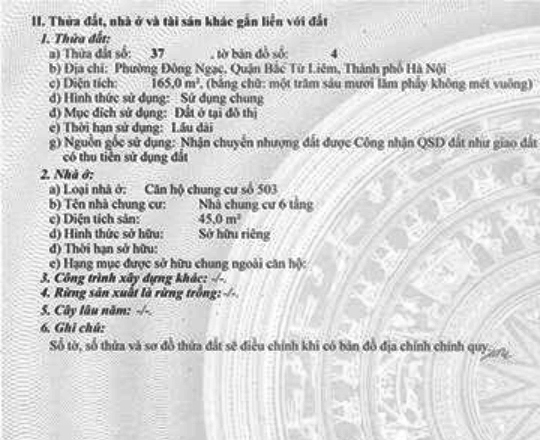
#> input picture dataset/processed_real/text/anonymized_real_002.png, 540 x 440 px
$ python -i tuan4_pipeline.py   (imports and definitions only)
#> lines starting #> are read from the running program, lines starting #| are printed output that depends on the picture; after the words box and inside, x2 and y2 are one past the last pixel; in counts of white or black regions, pixels touching at a corner belong together
#> further down, picture is the input picture: shape (440, 540, 3); min 37, max 255, mean 214.4
import csv
import os
import re
import shutil
import unicodedata
from pathlib import Path
import cv2
import numpy as np
from skimage.feature import local_binary_pattern
from skimage.morphology import skeletonize
os.environ['PADDLE_PDX_ENABLE_MKLDNN_BYDEFAULT'] = 'False'
from paddleocr import PaddleOCR
REAL_DIAGRAM_DIR = Path('dataset/processed_real/diagram')
FAKE_DIAGRAM_DIR = Path('dataset/processed_tampered/diagram_tamper/diagram')
REAL_TEXT_DIR = Path('dataset/processed_real/text')
FAKE_TEXT_DIR = Path('dataset/processed_tampered/text_tamper/text')
REAL_SEAL_DIR = Path('dataset/processed_real/seal')
FAKE_SEAL_DIR = Path('dataset/processed_tampered/seal_tamper/seal')
OUT_DIR = Path('dataset/tuan4_results')
GEOMETRY_OUT = OUT_DIR / 'geometry'
OCR_OUT = OUT_DIR / 'ocr'
SEAL_OUT = OUT_DIR / 'seal'
GEOMETRY_CSV = OUT_DIR / 'geometry_metrics.csv'
OCR_CSV = OUT_DIR / 'ocr_fields.csv'
SEAL_CSV = OUT_DIR / 'seal_metrics.csv'
SUMMARY_CSV = OUT_DIR / 'pipeline_summary.csv'
CLEAR_OLD_OUTPUT = True
MAX_GEOMETRY_PAIRS = 10
MAX_OCR_IMAGES = 10
MAX_OCR_PAIRS = 10
MAX_SEAL_PAIRS = 10
VALID_EXTS = {'.jpg', '.jpeg', '.png', '.webp', '.bmp', '.tif', '.tiff'}
SHORT_LINE_MAX = 50
LONG_LINE_MIN = 100
TOP_HOUGH_LINES = 12
MAX_CORNERS = 20
LBP_RADIUS = 1
LBP_POINTS = 8 * LBP_RADIUS
GEOMETRY_WARNING_THR = 0.1
SEAL_WARNING_THR = 0.03
OCR_MIN_SCORE = 0.35

def doc_anh(path):
    data = np.fromfile(str(path), dtype=np.uint8)
    return cv2.imdecode(data, cv2.IMREAD_COLOR)

# [16 lines left out: functions luu_anh, lay_ds_anh, not called in this run]

def lay_source_index(path):
    match = re.search('(\\d+)$', Path(path).stem)
    return int(match.group(1)) if match else None

# [7 lines left out: function tao_map_theo_index, not called in this run]

def gioi_han(items, max_items):
    return items if max_items is None else items[:max_items]

# [56 lines left out: functions tao_output, dat_nhan, resize_cung_chieu_cao, tach_hinh_hoc, line_info, phan_tich_net and 1 more, not called in this run]

def goc_chenh_lech(a1, a2):
    diff = abs(a1 - a2) % 180
    return min(diff, 180 - diff)

def gan_diem(points, point, min_dist=15):
    return any((np.hypot(point[0] - p[0], point[1] - p[1]) < min_dist for p in points))

# [68 lines left out: functions tim_goc_ung_vien, ve_geometry, geometry_change_score, chay_geometry, not called in this run]

def khoi_tao_ocr():
    return PaddleOCR(lang='vi', device='cpu', enable_mkldnn=False, use_doc_orientation_classify=False, use_doc_unwarping=False, use_textline_orientation=False)

# [26 lines left out: functions parse_paddle_text, chay_ocr_crop, not called in this run]

def tim_dong_text(img):
    gray = cv2.cvtColor(img, cv2.COLOR_BGR2GRAY) if len(img.shape) == 3 else img.copy()
    _, binary = cv2.threshold(gray, 0, 255, cv2.THRESH_BINARY_INV | cv2.THRESH_OTSU)
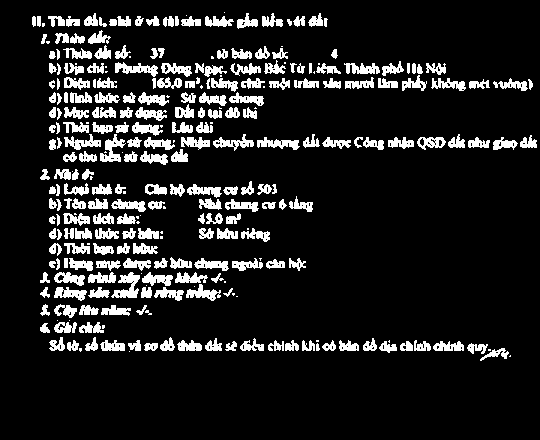
#> binary: shape (440, 540); 12.7% white; 294 white regions (54 under 20 px), largest, box (x1, y1, x2, y2) and area: (111, 272, 140, 298) 374, (100, 134, 126, 162) 328, (115, 62, 158, 77) 316
    kernel = cv2.getStructuringElement(cv2.MORPH_RECT, (25, 3))
    dilated = cv2.dilate(binary, kernel, iterations=1)
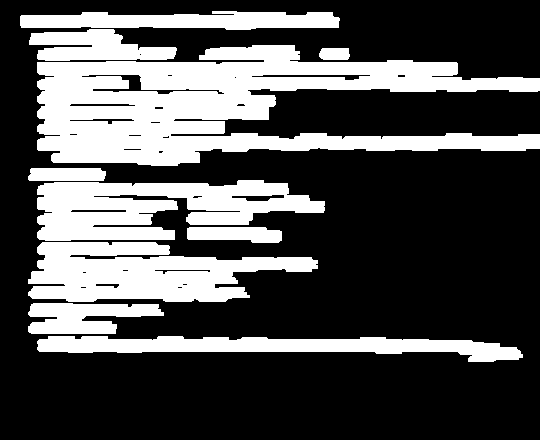
#> dilated: shape (440, 540); 31.5% white; 10 white regions
    contours, _ = cv2.findContours(dilated, cv2.RETR_EXTERNAL, cv2.CHAIN_APPROX_SIMPLE)
#> contours = 10 contours; largest, box (x1, y1, x2, y2) and area: (37, 45, 540, 166) 32060, (28, 242, 318, 302) 10960, (37, 180, 325, 241) 10878, (37, 336, 523, 362) 6444, (20, 11, 340, 30) 4220
    h_img, w_img = gray.shape[:2]
#> h_img = 440; w_img = 540
    boxes = []
    for contour in contours:
        x, y, w, h = cv2.boundingRect(contour)
        if w < 40 or h < 8:
            continue
        if w * h < 250:
            continue
        if h > h_img * 0.2:
            continue
        x1 = max(0, x - 4)
        y1 = max(0, y - 3)
        x2 = min(w_img, x + w + 4)
        y2 = min(h_img, y + h + 3)
        boxes.append((x1, y1, x2 - x1, y2 - y1))
#> this loop made 10 passes
#> (x, y, w, h, x1, y1, x2, y2) on passes 1, 2, 3, 4, 5, 6, 9, 10: (37, 336, 486, 26, 33, 333, 527, 365), (28, 303, 136, 31, 24, 300, 168, 337), (28, 242, 290, 60, 24, 239, 322, 305), (187, 227, 95, 16, 183, 224, 286, 246), (37, 180, 288, 61, 33, 177, 329, 244), (28, 168, 78, 13, 24, 165, 110, 184), (29, 29, 148, 32, 25, 26, 181, 64), (20, 11, 320, 19, 16, 8, 344, 33)
#> (x, y, w, h) on passes 7 to 8: (319, 48, 31, 12), (37, 45, 503, 121)
#> after the loop, boxes = [(33, 333, 494, 32), (24, 300, 144, 37), (24, 239, 298, 66), (183, 224, 103, 22), (33, 177, 296, 67), (24, 165, 86, 19), (25, 26, 156, 38), (16, 8, 328, 25)]
    boxes.sort(key=lambda b: (b[1], b[0]))
    return (boxes, dilated)

# [30 lines left out: functions ocr_theo_dong, bo_dau, lay_regex, not called in this run]

def trich_xuat_truong(lines):
    lines_norm = [bo_dau(line) for line in lines]
    return {'so_thua': lay_regex(lines_norm, '(?:thua dat so|so thua)\\s*[:\\-]?\\s*([0-9a-z./-]+)'), 'to_ban_do': lay_regex(lines_norm, 'to ban do(?: so)?\\s*[:\\-]?\\s*([0-9a-z./-]+)'), 'dien_tich': lay_regex(lines_norm, 'dien tich\\s*[:\\-]?\\s*([0-9]+(?:[.,][0-9]+)?)'), 'hinh_thuc_su_dung': lay_regex(lines_norm, 'hinh thuc su dung\\s*[:\\-]?\\s*(.+)'), 'thoi_han_su_dung': lay_regex(lines_norm, 'thoi han su dung\\s*[:\\-]?\\s*(.+)'), 'ten_chu_so_huu': lay_regex(lines_norm, '(?:ho va ten|nguoi su dung dat)\\s*[:\\-]?\\s*(.+)')}

# [80 lines left out: functions ve_ocr_boxes, fields_khac_nhau, chay_ocr_pipeline, tao_red_mask, tim_seal_box, tinh_lbp_hist, not called in this run]

def lbp_distance(hist1, hist2):
    return float(cv2.compareHist(hist1, hist2, cv2.HISTCMP_BHATTACHARYYA))

# [86 lines left out: functions ve_lbp_hist, chay_seal, ghi_csv, luu_ket_qua, main, not called in this run]
# [2 lines not run here, left out]

>>> import cv2
>>> picture = cv2.imread('../dataset/processed_real/text/anonymized_real_002.png')
>>> result = tim_dong_text(picture)

$ run again, on dataset/processed_real/text/anonymized_real_023.png
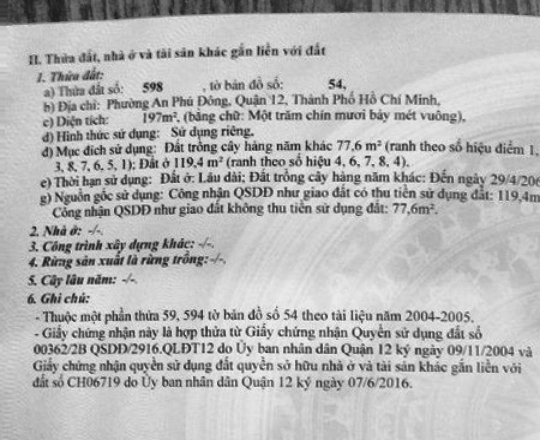
#> input picture dataset/processed_real/text/anonymized_real_023.png, 540 x 440 px
#> picture is the input picture: shape (440, 540, 3); min 23, max 242, mean 183.9
#> in tim_dong_text, `_, binary = cv2.threshold(gray, 0, 255, cv2.THRESH_BINARY_INV | cv2.TH..`:
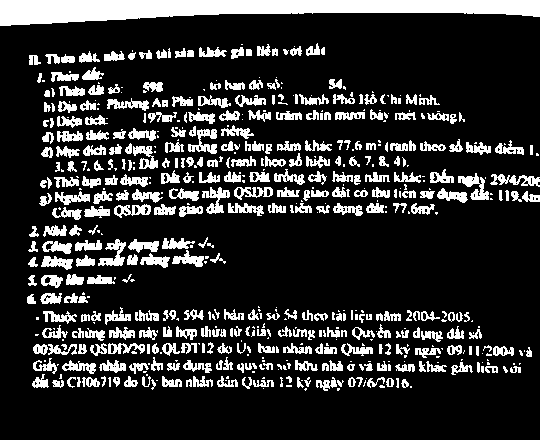
#> binary: shape (440, 540); 18.6% white; 582 white regions (219 under 20 px), largest, box (x1, y1, x2, y2) and area: (0, 0, 540, 26) 8815, (458, 173, 489, 200) 369, (188, 129, 217, 154) 344
#> in tim_dong_text, `dilated = cv2.dilate(binary, kernel, iterations=1)`:
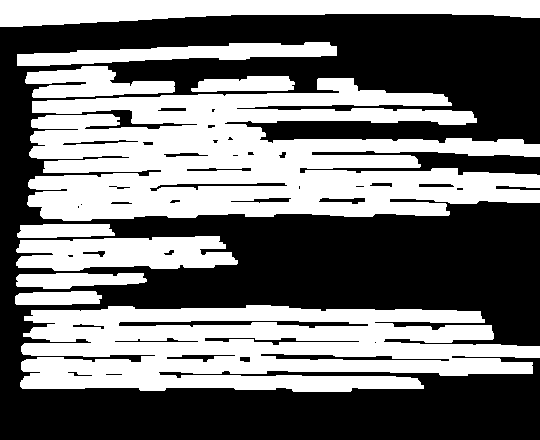
#> dilated: shape (440, 540); 45.6% white; 10 white regions
#> contours = 10 contours; largest, box (x1, y1, x2, y2) and area: (27, 78, 540, 221) 46653, (20, 305, 540, 392) 33998, (0, 0, 540, 27) 9012, (16, 236, 238, 271) 5783, (17, 42, 337, 66) 3832
#> the loop in tim_dong_text, `for contour in contours:` made 10 passes
#> (x, y, w, h, x1, y1, x2, y2) on passes 1, 2, 3, 4, 5, 7, 8, 9: (20, 305, 520, 87, 16, 302, 540, 395), (15, 291, 87, 14, 11, 288, 106, 308), (16, 273, 131, 16, 12, 270, 151, 292), (16, 236, 222, 35, 12, 233, 242, 274), (17, 224, 98, 14, 13, 221, 119, 241), (191, 76, 104, 16, 187, 73, 299, 95), (25, 66, 150, 32, 21, 63, 179, 101), (17, 42, 320, 24, 13, 39, 341, 69)
#> after the loop in tim_dong_text, `for contour in contours:`: boxes = [(16, 302, 524, 93), (11, 288, 95, 20), (12, 270, 139, 22), (12, 233, 230, 41), (13, 221, 106, 20), (187, 73, 112, 22), (21, 63, 158, 38), (13, 39, 328, 30), (0, 0, 540, 30)]

$ run again, on dataset/processed_real/text/anonymized_real_031.png
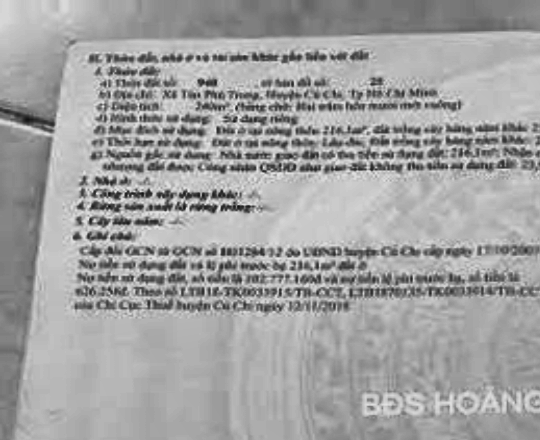
#> input picture dataset/processed_real/text/anonymized_real_031.png, 540 x 440 px
#> picture is the input picture: shape (440, 540, 3); min 12, max 231, mean 161.1
#> in tim_dong_text, `_, binary = cv2.threshold(gray, 0, 255, cv2.THRESH_BINARY_INV | cv2.TH..`:
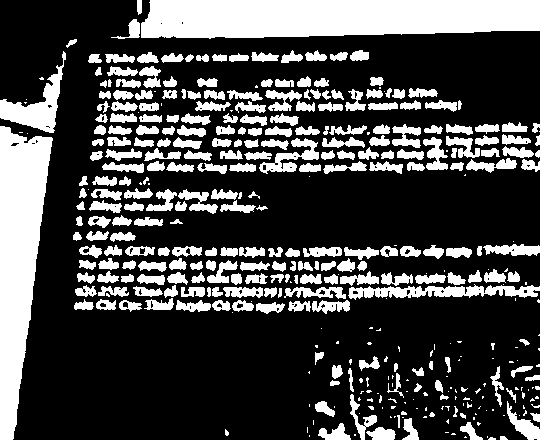
#> binary: shape (440, 540); 28% white; 400 white regions (133 under 20 px), largest, box (x1, y1, x2, y2) and area: (141, 0, 540, 39) 13890, (0, 126, 53, 440) 10160, (0, 51, 66, 133) 1734
#> in tim_dong_text, `dilated = cv2.dilate(binary, kernel, iterations=1)`:
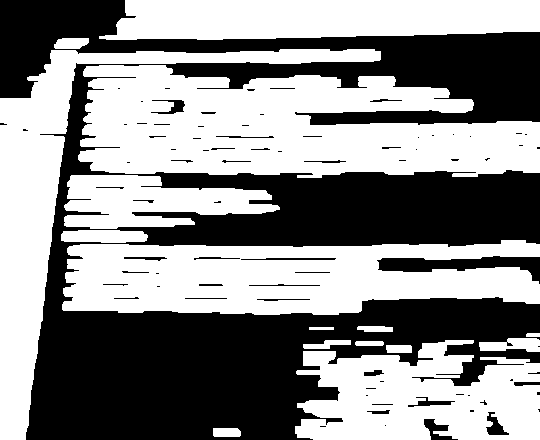
#> dilated: shape (440, 540); 54.7% white; 81 black regions (47 under 20 px)
#> contours = 16 contours; largest, box (x1, y1, x2, y2) and area: (78, 65, 540, 178) 37306, (62, 240, 540, 315) 27104, (0, 49, 381, 440) 20825, (295, 340, 540, 440) 17530, (99, 0, 540, 40) 14986
#> the loop in tim_dong_text, `for contour in contours:` made 16 passes
#> (x, y, w, h) on passes 1, 2, 3, 4, 7, 9, 13, 14: (213, 428, 28, 9), (386, 345, 26, 8), (355, 341, 29, 5), (295, 340, 245, 100), (526, 333, 14, 4), (357, 326, 36, 6), (78, 65, 462, 113), (0, 49, 381, 391)
#> after the loop in tim_dong_text, `for contour in contours:`: boxes = [(299, 337, 56, 15), (475, 335, 65, 20), (58, 237, 482, 81), (57, 227, 95, 19), (60, 172, 224, 60), (95, 0, 445, 43)]

$ run again, on dataset/processed_real/text/anonymized_real_033.png
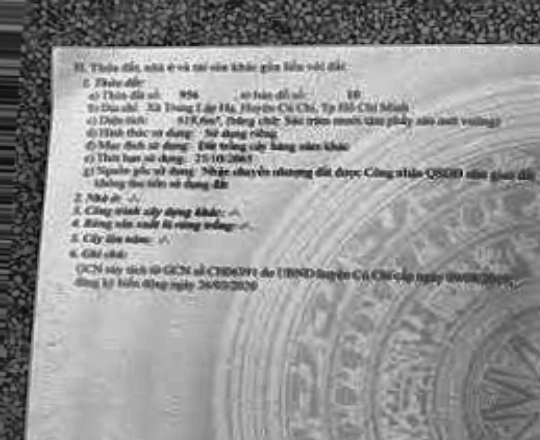
#> input picture dataset/processed_real/text/anonymized_real_033.png, 540 x 440 px
#> picture is the input picture: shape (440, 540, 3); min 6, max 241, mean 148.2
#> in tim_dong_text, `_, binary = cv2.threshold(gray, 0, 255, cv2.THRESH_BINARY_INV | cv2.TH..`:
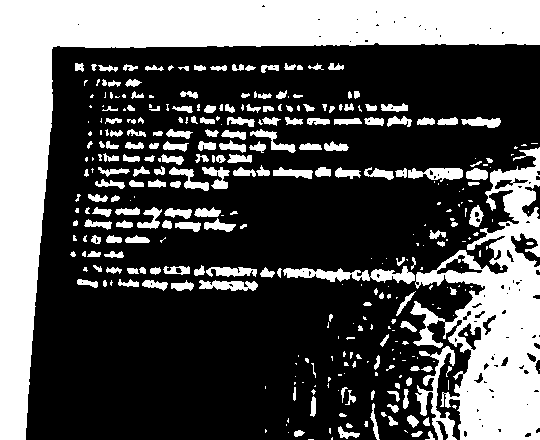
#> binary: shape (440, 540); 32.9% white; 342 white regions (151 under 20 px), largest, box (x1, y1, x2, y2) and area: (0, 0, 540, 440) 40782, (410, 147, 540, 440) 17651, (415, 346, 457, 440) 1166
#> in tim_dong_text, `dilated = cv2.dilate(binary, kernel, iterations=1)`:
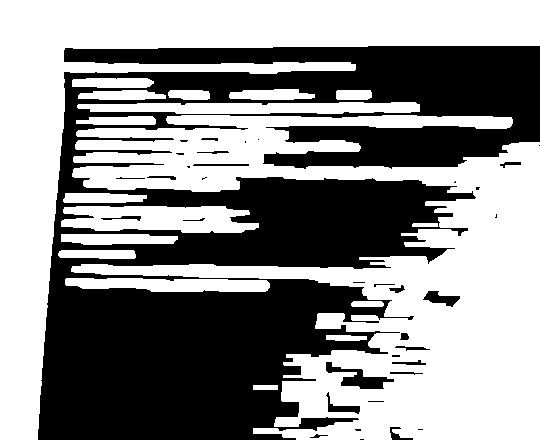
#> dilated: shape (440, 540); 56.2% white; 36 black regions (16 under 20 px)
#> contours = 18 contours; largest, box (x1, y1, x2, y2) and area: (71, 115, 540, 440) 67632, (0, 0, 540, 440) 47621, (61, 206, 259, 233) 4026, (77, 102, 420, 114) 3004, (65, 278, 270, 292) 2106
#> the loop in tim_dong_text, `for contour in contours:` made 18 passes
#> (x, y, w, h, x1, y1, x2, y2) on passes 4, 5, 6, 8, 9, 10, 12, 14: (65, 278, 205, 14, 61, 275, 274, 295), (58, 250, 78, 9, 54, 247, 140, 262), (61, 234, 117, 11, 57, 231, 182, 248), (61, 206, 198, 27, 57, 203, 263, 236), (63, 193, 84, 10, 59, 190, 151, 206), (76, 116, 80, 9, 72, 113, 160, 128), (77, 102, 343, 12, 73, 99, 424, 117), (168, 90, 42, 10, 164, 87, 214, 103)
#> after the loop in tim_dong_text, `for contour in contours:`: boxes = [(61, 275, 213, 20), (54, 247, 86, 15), (57, 231, 125, 17), (57, 203, 206, 33), (59, 190, 92, 16), (72, 113, 88, 15), (73, 99, 351, 18), (164, 87, 50, 16), (74, 87, 96, 16), (225, 86, 94, 17), (68, 75, 90, 16)]
